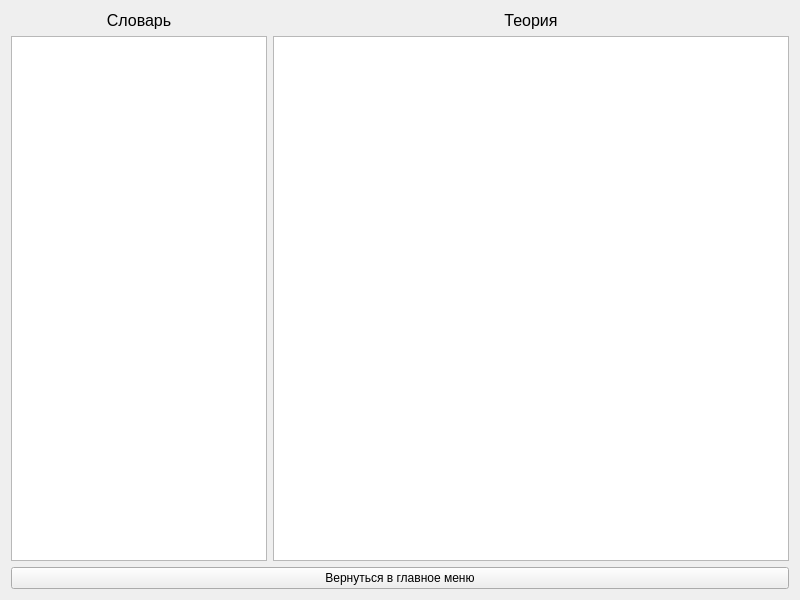
<?xml version="1.0" encoding="UTF-8"?>
<ui version="4.0">
 <class>Theory</class>
 <widget class="QWidget" name="Theory">
  <property name="geometry">
   <rect>
    <x>0</x>
    <y>0</y>
    <width>800</width>
    <height>600</height>
   </rect>
  </property>
  <property name="minimumSize">
   <size>
    <width>800</width>
    <height>600</height>
   </size>
  </property>
  <property name="baseSize">
   <size>
    <width>800</width>
    <height>600</height>
   </size>
  </property>
  <property name="windowTitle">
   <string>Form</string>
  </property>
  <layout class="QGridLayout" name="gridLayout">
   <property name="sizeConstraint">
    <enum>QLayout::SetMinAndMaxSize</enum>
   </property>
   <item row="0" column="2">
    <widget class="QLabel" name="label_2">
     <property name="text">
      <string>&lt;html&gt;&lt;head/&gt;&lt;body&gt;&lt;p align=&quot;center&quot;&gt;&lt;span style=&quot; font-size:12pt;&quot;&gt;Теория&lt;/span&gt;&lt;/p&gt;&lt;/body&gt;&lt;/html&gt;</string>
     </property>
    </widget>
   </item>
   <item row="2" column="0" colspan="3">
    <widget class="QPushButton" name="pushButton">
     <property name="text">
      <string>Вернуться в главное меню</string>
     </property>
    </widget>
   </item>
   <item row="1" column="2">
    <widget class="QTextBrowser" name="textBrowser">
     <property name="font">
      <font>
       <family>Times New Roman</family>
       <pointsize>12</pointsize>
      </font>
     </property>
     <property name="horizontalScrollBarPolicy">
      <enum>Qt::ScrollBarAsNeeded</enum>
     </property>
     <property name="sizeAdjustPolicy">
      <enum>QAbstractScrollArea::AdjustToContents</enum>
     </property>
     <property name="autoFormatting">
      <set>QTextEdit::AutoAll</set>
     </property>
     <property name="tabChangesFocus">
      <bool>false</bool>
     </property>
     <property name="undoRedoEnabled">
      <bool>false</bool>
     </property>
     <property name="lineWrapMode">
      <enum>QTextEdit::WidgetWidth</enum>
     </property>
     <property name="html">
      <string>&lt;!DOCTYPE HTML PUBLIC &quot;-//W3C//DTD HTML 4.0//EN&quot; &quot;http://www.w3.org/TR/REC-html40/strict.dtd&quot;&gt;
&lt;html&gt;&lt;head&gt;&lt;meta name=&quot;qrichtext&quot; content=&quot;1&quot; /&gt;&lt;style type=&quot;text/css&quot;&gt;
p, li { white-space: pre-wrap; }
&lt;/style&gt;&lt;/head&gt;&lt;body style=&quot; font-family:'Times New Roman'; font-size:12pt; font-weight:400; font-style:normal;&quot;&gt;
&lt;p style=&quot;-qt-paragraph-type:empty; margin-top:0px; margin-bottom:0px; margin-left:0px; margin-right:0px; -qt-block-indent:0; text-indent:0px;&quot;&gt;&lt;br /&gt;&lt;/p&gt;&lt;/body&gt;&lt;/html&gt;</string>
     </property>
     <property name="overwriteMode">
      <bool>false</bool>
     </property>
     <property name="acceptRichText">
      <bool>false</bool>
     </property>
    </widget>
   </item>
   <item row="1" column="0" colspan="2" alignment="Qt::AlignLeft">
    <widget class="QTextBrowser" name="dictionary">
     <property name="sizeAdjustPolicy">
      <enum>QAbstractScrollArea::AdjustIgnored</enum>
     </property>
    </widget>
   </item>
   <item row="0" column="0" colspan="2">
    <widget class="QLabel" name="label">
     <property name="text">
      <string>&lt;html&gt;&lt;head/&gt;&lt;body&gt;&lt;p align=&quot;center&quot;&gt;&lt;span style=&quot; font-size:12pt;&quot;&gt;Словарь&lt;/span&gt;&lt;/p&gt;&lt;/body&gt;&lt;/html&gt;</string>
     </property>
     <property name="alignment">
      <set>Qt::AlignCenter</set>
     </property>
     <property name="wordWrap">
      <bool>false</bool>
     </property>
     <property name="margin">
      <number>0</number>
     </property>
    </widget>
   </item>
  </layout>
 </widget>
 <resources/>
 <connections/>
 <slots>
  <signal>return_to_menu()</signal>
 </slots>
</ui>
